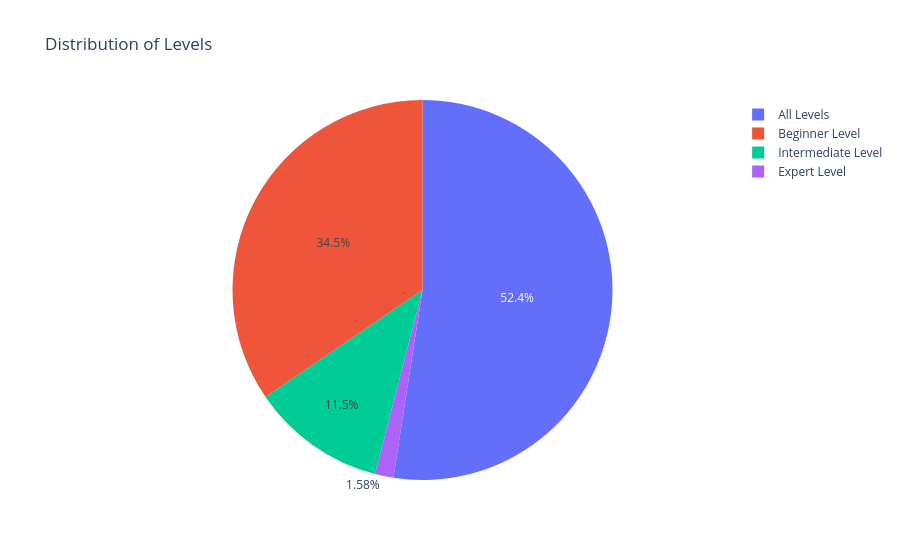

Write notebook code for a chart like this one.
### Markdown cell above
### What percentage of the courses in every Level?

### Code cell
fig = px.pie(
    data_frame=df['level'].value_counts(),
    names=df['level'].value_counts().index,  # Use the index (e.g., 'All levels', 'Intermediate Level')
    values=df['level'].value_counts().values, # Use the actual numeric counts
    title='Distribution of Levels',
)
fig.show()

### Figure 1 — Plotly figure (JSON) as saved in the notebook; plotly's stock layout.template omitted (floating-point values rounded to 4 significant figures)
{"data": [{"domain": {"x": [0, 1], "y": [0, 1]}, "hovertemplate": "label=%{label}<br>value=%{value}<extra></extra>", "labels": ["All Levels", "Beginner Level", "Intermediate Level", "Expert Level"], "legendgroup": "", "name": "", "showlegend": true, "type": "pie", "values": [1928, 1269, 421, 58]}], "layout": {"legend": {"tracegroupgap": 0}, "title": {"text": "Distribution of Levels"}}}
